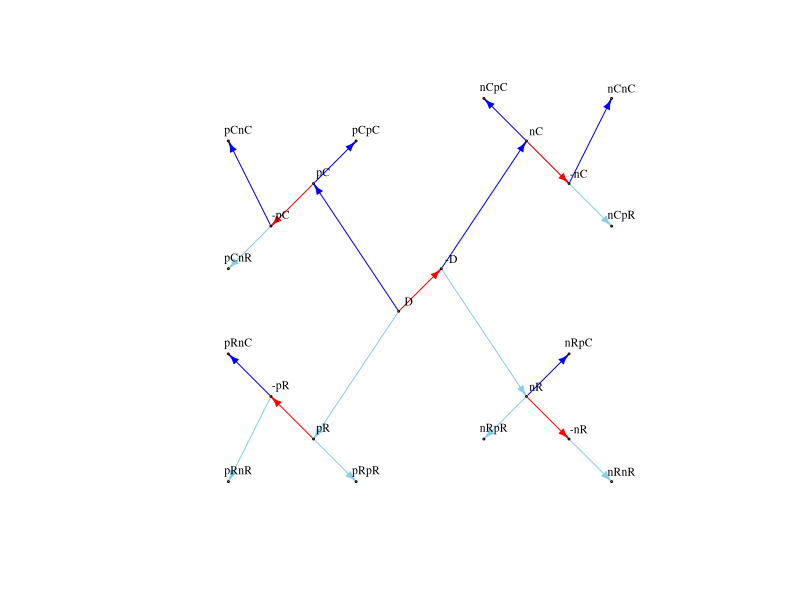
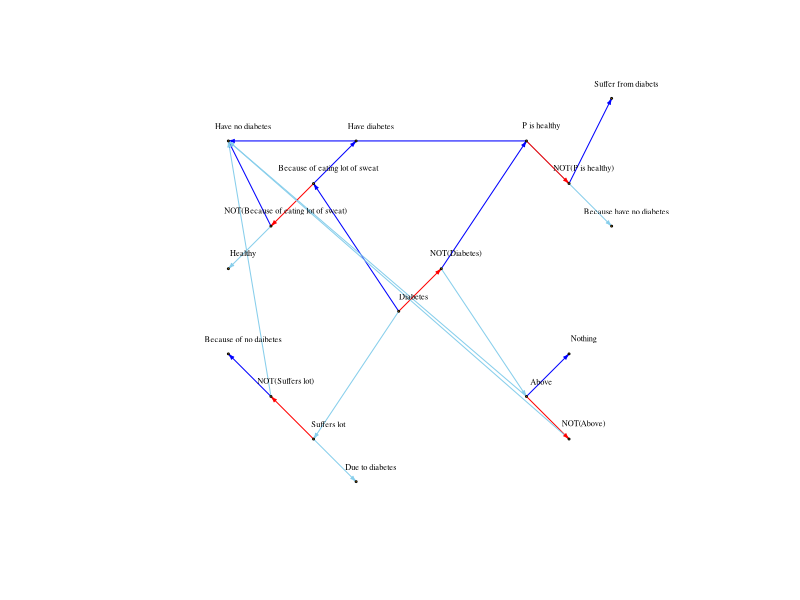

Source code (R) for these figures, in order:
## ---- chunk 1
rm(list=ls())
knitr::opts_chunk$set(echo=F, warning=F, cache=F, message=F,
                      sanitiz=T, fig.width = 5, fig.height = 3)
## ---- chunk 2
library(tidyr)
library(dplyr)
library(ggplot2)
library(igraph)
char = as.character
num = function(x) {return(as.numeric(as.character(x)))}
## ---- chunk 3
df = read.csv("../../data/experiment1/all_data.csv") %>%
  mutate(response = char(response)) %>%
  filter(!(workerid %in% c(3,4,5,6)))
## ---- chunk 4
df$positive_response = gsub(
  "<span class='variable_word (name|him|he)'>\\{\\{\\}\\}</span>",
  "P",
  df$positive_response)
df$positive_response = gsub(
  "<span class='variable_word his'>\\{\\{\\}\\}</span>",
  "P's",
  df$positive_response)
## ---- chunk 5
# nodes = w0$response
transforms = c("p", "n")
frames = c("C", "R")
n_link_types = length(transforms)*length(frames)

full_graph_structure = data.frame(
  transform1 = c(rep(rep(transforms, c(2,2)), 1),
                 rep(rep(transforms, c(8,8)), 1)),
  frame1 = c(rep(rep(frames, c(1,1)), 2),
             rep(rep(frames, c(4,4)), 2)),
  transform2 = c(rep("", n_link_types),
                 rep(rep(transforms, c(2,2)), 4)),
  frame2 = c(rep("", n_link_types),
             rep(rep(frames, c(1,1)), 8)),
  stringsAsFactors=F) %>%
  filter(frame1==frame2 | transform1!=transform2) %>%
  mutate(var1 = paste(transform1, frame1, sep=""),
         var2 = paste(transform2, frame2, sep=""),
         variable = paste(var1, var2, sep="")) %>%
  mutate(source = ifelse(var2=="", "D", var1),
         target = variable,
         link_type = ifelse(var2=="", var1, var2)) %>%
  select(source, target, link_type)

graph_structure = full_graph_structure

negations = graph_structure %>% 
  filter(link_type %in% c("nC", "nR")) %>%
  mutate(target = paste("-", source, sep=""),
         link_type = "neg")
cause_negations = graph_structure %>% 
  filter(link_type=="nC") %>%
  mutate(source = paste("-", source, sep=""),
         link_type = "pC")
result_negations = graph_structure %>% 
  filter(link_type=="nR") %>%
  mutate(source = paste("-", source, sep=""),
         link_type = "pR")
graph_structure = graph_structure %>%
  filter(!(link_type %in% c("nC", "nR"))) %>%
  rbind(negations) %>% rbind(cause_negations) %>% rbind(result_negations)

graph_structure = graph_structure %>% unique()

edge_types = matrix(c(graph_structure$source, graph_structure$target), ncol=2) %>%
  t %>% c

link_color_map = c(
  pC = "blue",
  pR = "skyblue",
  nC = "red",
  nR = "pink",
  neg = "red"
)

link_colors = link_color_map[graph_structure$link_type]

abstract_graph = make_graph(edge_types, directed=T)

node_types = names(V(abstract_graph))

orig_node_types = c("D","pC","pR","nC","nR","pCpC","pCnC","pCnR","pRpR","pRnC","pRnR", "nCpC", "nCpR", "nCnC", "nRpC", "nRpR", "nRnR", "-D", "-pC", "-pR", "-nC", "-nR")
orig_node_positions = data.frame(
  variable = orig_node_types,
  #     D     pC    pR    nC    nR    pCpC pCnC pCnR pRpR pRnC pRnR nCpC nCpR nCnC nRpC nRpR nRnR -D    -pC   -pR   -nC   -nR
  r = c(4,    2,    2,    7,    7,    3,   0,   0,   3,   0,   0,   6,   9,   9,   8,   6,   9,   5,    1,    1,    8,    8),
  c = c(4,    7,    1,    8,    2,    8,   8,   5,   0,   3,   0,   9,   6,   9,   3,   1,   0,   5,    6,    2,    7,    1)
)
node_positions = data.frame(
    variable = node_types
  ) %>%
  mutate(r = sapply(char(variable), function(v) {return((orig_node_positions %>% filter(variable==v))$r[1])})) %>%
  mutate(c = sapply(char(variable), function(v) {return((orig_node_positions %>% filter(variable==v))$c[1])}))

abstract_layout = matrix(c(node_positions$r, node_positions$c), byrow=F, ncol=2)

plot(abstract_graph,
     vertex.size=1,
     vertex.label.cex=0.7,
     vertex.label.color="black",
     vertex.label.dist=1,
     edge.color=link_colors,
     layout=abstract_layout,
     edge.arrow.size=0.5)

# layout_as_tree(abstract_graph)
## ---- chunk 6
# great examples: 10, 11, 17, 18, 19
# tautological: 7
# messy: 8, 12
# worker_to_graph = 19

worker_to_graph = 8
w = df %>%
  select(response, positive_response, variable, workerid) %>%
  filter(workerid==worker_to_graph) %>%
  filter(!is.na(response))
responses = w$positive_response
names(responses) = w$variable

edges_df = full_graph_structure %>%
  select(source, target, link_type) %>%
  filter(target %in% w$variable & source %in% w$variable) %>%
  mutate(source = responses[source],
         target = responses[target]) %>%
  unique()

## make negations of D, pC, nC, nR, pR
negations = edges_df %>% 
  filter(link_type %in% c("nC", "nR")) %>%
  mutate(target = paste("NOT(", source, ")", sep=""),
         link_type = "neg")
cause_negations = edges_df %>% 
  filter(link_type=="nC") %>%
  mutate(source = paste("NOT(", source, ")", sep=""),
         link_type = "pC")
result_negations = edges_df %>% 
  filter(link_type=="nR") %>%
  mutate(source = paste("NOT(", source, ")", sep=""),
         link_type = "pR")
edges_df = edges_df %>%
  filter(!(link_type %in% c("nC", "nR"))) %>%
  rbind(negations) %>% rbind(cause_negations) %>% rbind(result_negations) %>%
  unique()

edges = matrix(c(edges_df$source, edges_df$target), ncol=2) %>%
  t %>% c

link_colors = link_color_map[edges_df$link_type]

g = make_graph(edges, directed=T)

nodes = names(V(g))

# get node locations
row_pos = node_positions$r
names(row_pos) = node_positions$variable
col_pos = node_positions$c
names(col_pos) = node_positions$variable

negations = w %>% filter(variable%in%c("nR", "nC", "D", "pR", "pC")) %>%
  mutate(positive_response = paste("NOT(", positive_response, ")", sep=""),
         variable = paste("-", variable, sep=""))
nodes_df = w %>% 
  rbind(negations) %>%
  group_by(positive_response) %>%
  summarise(variable = variable[1])
first_vars = nodes_df$variable
names(first_vars) = nodes_df$positive_response

positions = data.frame(
  positive_response = nodes,
  variable = first_vars[nodes],
  stringsAsFactors = F) %>%
  mutate(r = row_pos[char(variable)],
         c = col_pos[char(variable)])

g_layout = matrix(c(positions$r, positions$c), byrow=F, ncol=2)

# pdf(file=paste("graphs/s", worker_to_graph, ".pdf", sep=""))
plot(g,
     vertex.size=1,
     vertex.label.cex=0.5,
     vertex.label.color="black",
     vertex.label.dist=1.5,
     edge.color=link_colors,
     layout=g_layout,
     edge.arrow.size=0.25
     )
# dev.off()
## ---- chunk 7
